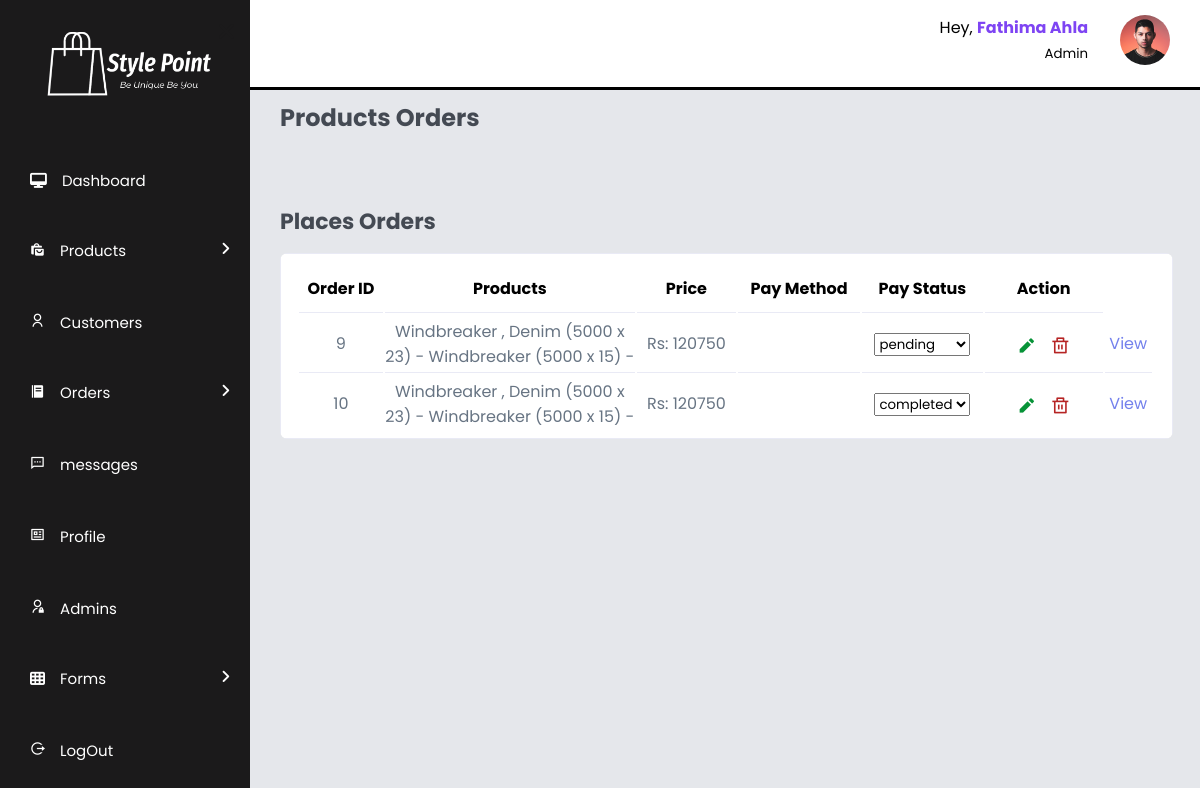
Before: /admin/placed_orders.php (signed in) with the older database file.
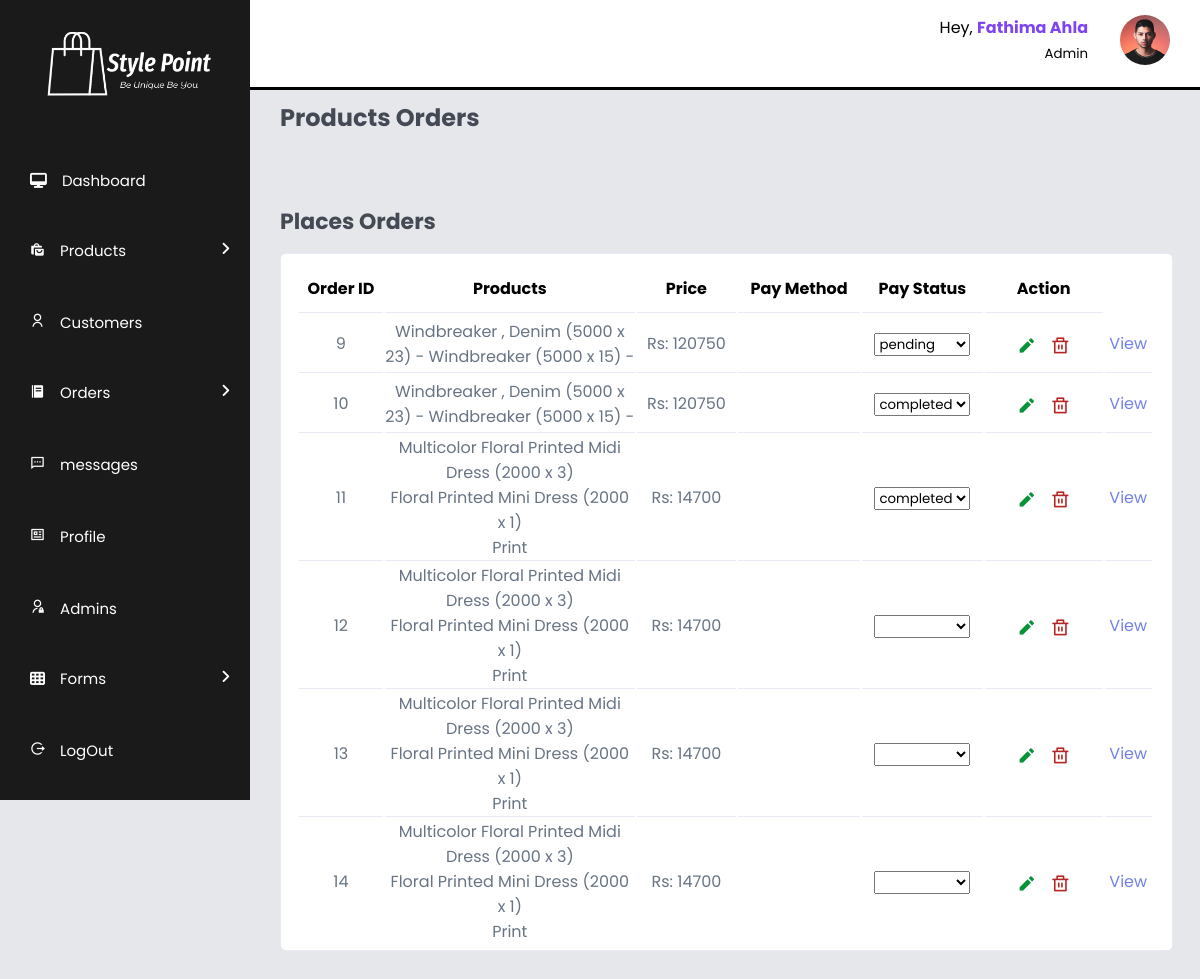
After: the same page with the newer database file.
### tables this page shows
CREATE TABLE `orders` (
  `orders_ID` int(100) NOT NULL,
  `user_id` int(100) NOT NULL,
  `first_Name` varchar(100) NOT NULL,
  `last_Name` varchar(100) NOT NULL,
  `number` int(100) NOT NULL,
  `email` varchar(100) NOT NULL,
  `address` varchar(100) NOT NULL,
  `brand_name` varchar(100) NOT NULL,
  `color` varchar(100) NOT NULL,
  `material` varchar(100) NOT NULL,
  `size` varchar(100) NOT NULL,
  `total_products` varchar(100) NOT NULL,
  `total_price` int(100) NOT NULL,
  `placed_On` date NOT NULL,
  `image` varchar(100) NOT NULL,
  `payment_Status` varchar(100) NOT NULL,
  `pay_Method` varchar(100) NOT NULL
);

### admin/placed_orders.php (the view, shortened to what this page needs)
<?php
include '../components/connect.php';
?>
<!DOCTYPE html>
<html lang="en">
<head>
    <link rel="stylesheet" href="../css/admin_style.css">
    <link href="https://cdn.jsdelivr.net/npm/remixicon@2.2.0/fonts/remixicon.css" rel="stylesheet">
    <link href='https://unpkg.com/boxicons@2.1.4/css/boxicons.min.css' rel='stylesheet'>
</head>
<body>
    <?php include '../components/admin_menu.php';?>
    <section id="interface">
        <?php include '../components/admin_nav.php';?>
        <h3 class="main_heading">Products Orders</h3>
        <div>
            <h3 class="heading">Places Orders</h3>
                <div class="recent-orders">
                    <table>
                            <thead>
                                <tr>
                                    <th>Order ID</th>
                                    <th>Products</th>
                                    <th>Price</th>
                                    <th>Pay Method</th>
                                    <th>Pay Status</th>
                                    <th>Action</th>
                                </tr>
                            </thead>
                            <tbody>
                            <?php
                                $select_orders = $conn->prepare("SELECT * FROM `orders`");
                                $select_orders->execute();
                                if($select_orders->rowCount() > 0){
                                    while($fetch_orders = $select_orders->fetch(PDO::FETCH_ASSOC)){
                            ?>
                                <tr>
                                    <td><?= $fetch_orders['orders_ID']; ?></td>
                                    <td class="products"><?= $fetch_orders['total_products']; ?></td>
                                    <td>Rs: <?= $fetch_orders['total_price']; ?></td>
                                    <td>
                                    </td>
                                    <form action="" method="POST">
                                    <td>
                                            <select name="payment_status" class="drop-down">
                                                <option value="" selected disabled><?= $fetch_orders['payment_Status']; ?></option>
                                                <option value="pending">pending</option>
                                            </select>
                                    </td>
                                    <td>
                                        <button name="update_payment" class="ri-pencil-fill action__icon edit"></button>
                                        <a href="placed_orders.php?delete=<?= $fetch_orders['orders_ID']; ?>" class="ri-delete-bin-line action__icon delete" onclick="return confirm('delete this order?');"></a>
                                    </td>
                                    <td>
                                        <a href="order_details.php?order_id=<?= $fetch_orders['orders_ID']; ?>" class="pro_view">View</a>
                                    </form>
                                </tr>
                                <?php
                                        }
                                    }else{
                                        echo '<p class="empty">no accounts available</p>';
                                    }
                                ?>
                            </tbody>
                    </table>
                </div>
        </div>
    </section>
</body>
</html>

### components/admin_menu.php (shortened to what this page needs)
<body>
<div class="menu-btn">
</div>
<div class="side-bar">
 <header>
     <div class="close-btn">
         <i class="fas fa-times"></i>
     </div>
     <a href="dashboard.php">
        <img src="../images/admin-logo.png" class="logo" alt="">
      </a>
 </header>
     <div class="menu">
         <div class="item"><a href="dashboard.php"><i class="fas fa-desktop"></i>Dashboard</a></div>
         <div class="item">
             <a class="sub-btn"><i class='bx bxs-shopping-bags'></i>Products<i class="fas fa-angle-right dropdown"></i></a>
         </div>
         <div class="item"><a href="manage_users.php"><i class="ri-user-line"></i></i>Customers</a></div>
         <div class="item">
             <a class="sub-btn"><i class='bx bxs-food-menu'></i>Orders<i class="fas fa-angle-right dropdown"></i></a>
         </div>
         <div class="item"><a href="manage_messages.php"><i class="ri-message-2-line"></i>messages</a></div>
         <div class="item"><a href="admin_profile.php"><i class="ri-profile-line"></i>Profile</a></div>
         <div class="item"><a href="admin_accounts.php"><i class="ri-admin-line"></i>Admins</a></div>
         <div class="item">
             <a class="sub-btn"><i class="fas fa-th"></i>Forms<i class="fas fa-angle-right dropdown"></i></a>
         </div>
         <div class="item"><a href="../components/admin_logout.php"><i class="ri-logout-circle-r-line"></i>LogOut</a></div>
         </div>
     </div>
</body>

### components/admin_nav.php (shortened to what this page needs)
<div class="navigation">
    <div class="top">
        <?php
            $admin_id = $_SESSION['admin_id'];
            $select_profile = $conn->prepare("SELECT * FROM `admin` WHERE admin_ID = ?");
            $select_profile->execute([$admin_id]);
            if($select_profile->rowCount() > 0){
                $fetch_profile = $select_profile->fetch(PDO::FETCH_ASSOC);
        ?>
        <div class="profile">
            <div class="info">
                <p>Hey, <b><?= $fetch_profile['admin_Name']; ?></b></p>
                <small class="text-muted">Admin</small>
            </div>
        </div>
        <div class="profile-photo">
            <img src="../uploaded_img/<?= $fetch_profile['image']; ?>">
        </div>
        <?php
            }
        ?>
    </div>
</div>

### css/admin_style.css (style rules this page uses)
:root { --main-color: hsl(260, 88%, 61%); --color-primary: #7380ec; --color-danger: #ff7782; --color-success: #41f1b6; --color-warning: #ffbb55; --color-white: #fff; --color-info-dark: #7d8da1; --color-info-light: #dce1eb; --color-dark: #363949; --color-light: rgba(132, 139, 200, 0.18); --color-primary-variant: #111e88; --color-dark-variant: #677483; --color-background: #f6f6f9; --card-border-radius: 2rem; --border-radius-1: 0.4rem; --border-radius-2: 0.8rem; --border-radius-3: 1.2rem; --card-padding: 1.8rem; --padding: 1.2rem; --box-shadow: 0 2rem 3rem var(--color-light); --container-color: #fff; --first-color: hsl(var(--hue), 88%, 58%); --title-color: hsl(250, 8%, 15%); --first-color-alt: hsl(var(--hue), 88%, 58%); --small-font-size: 1rem; --h3-font-size: 1.25rem; --font-medium: 500; --mb-1: 1rem; --z-fixed: 100; }
* { margin: 0; padding: 0; box-sizing: border-box; font-family: 'Poppins',sans-serif; }
body { width: 100%; min-height: 100vh; background: #E5E7EB; position: relative; display: flex; background-size: cover; background-position: center; }
.side-bar { background: #1b1a1b; backdrop-filter: blur(15px); width: 250px; height: 100vh; position: fixed; top: 0; left: -250px; overflow-y: auto; transition: 0.6s ease; transition-property: left; }
.side-bar { left: 0; }
.side-bar .menu { width: 100%; margin-top: 30px; }
.side-bar .menu .item { position: relative; cursor: pointer; }
.side-bar .menu .item a { color: #fff; font-size: 15px; text-decoration: none; display: block; padding: 5px 30px; line-height: 60px; }
.side-bar .menu .item i { margin-right: 15px; }
.side-bar .menu .item a .dropdown { position: absolute; right: 0; margin: 20px; transition: 0.3s ease; }
.close-btn { position: absolute; color: #1b1a1b; font-size: 23px; right: 0px; margin: 15px; cursor: pointer; }
.menu-btn { position: absolute; color: rgb(0, 0, 0); font-size: 35px; margin: 25px; cursor: pointer; }
.logo { width: 180px; margin: 25px 15px 8px 40px; }
header { background: #1b1a1b; }
#interface { width: calc(100% - 250px); margin-left: 250px; position: relative; }
#interface .navigation { display: flex; align-items: center; justify-content: space-between; background: #fff; padding: 15px 30px; border-bottom: 3px solid black; position: fixed; width: calc(100% - 250px); }
#interface .navigation .top { display: flex; justify-content: end; gap: 2rem; }
#interface .top .profile { display: flex; gap: 2rem; text-align: right; }
#interface .top .profile .info b { color: var(--main-color); }
#interface .top img { width: 50px; height: auto; border-radius: 50%; }
.main_heading { color: #444a53; padding: 30px 30px 0 30px; font-size: 24px; font-weight: 700; margin-top: 70px; }
.heading { color: #444a53; padding: 0 30px 0 30px; font-size: 22px; font-weight: 700; margin-top: 70px; }
.recent-orders { width: 94%; margin: 15px 0 30px 30px; overflow: auto; background: #fff; border-radius: 8px; }
.recent-orders table { width: 100%; padding: 4px 16px; text-align: center; box-shadow: var(--box-shadow); transition: all 300ms ease; border: 1px solid var(--color-light); }
.recent-orders table thead tr th { border-bottom: 1px solid var(--color-light); padding: 1rem 0 .7rem 0; height: 2.8rem; }
.recent-orders table thead tr th:nth-child(2), .recent-orders table thead tr th:nth-child(2) { width: 250px; }
.recent-orders table tr td { height: 3.5rem; border-bottom: 1px solid var(--color-light); color: var(--color-dark-variant); }
.recent-orders table tbody tr:last-child td { border: none; }
.recent-orders .pro_view { text-decoration: none; text-align: center; display: block; margin: 1rem auto; color: var(--color-primary); }
.pro_view { text-decoration: none; color: var(--main-color); }
.action__icon { text-decoration: none; font-size: 1.2rem; cursor: pointer; height: 40px; width: 25%; text-align: center; padding: .8rem; }
.delete { color: rgb(182, 36, 36); }
.edit { color: #079338; background: transparent; outline: none; border: none; }

Changed rows visible on the page:
added orders: orders_ID "11", total_products "Multicolor Floral Printed Midi Dress (2000 x 3) Floral Printed Mini Dress (2000 x 1) Print", total_price "14700", payment_status "completed"
added orders: orders_ID "12", total_products "Multicolor Floral Printed Midi Dress (2000 x 3) Floral Printed Mini Dress (2000 x 1) Print", total_price "14700"
added orders: orders_ID "13", total_products "Multicolor Floral Printed Midi Dress (2000 x 3) Floral Printed Mini Dress (2000 x 1) Print", total_price "14700"
added orders: orders_ID "14", total_products "Multicolor Floral Printed Midi Dress (2000 x 3) Floral Printed Mini Dress (2000 x 1) Print", total_price "14700"
